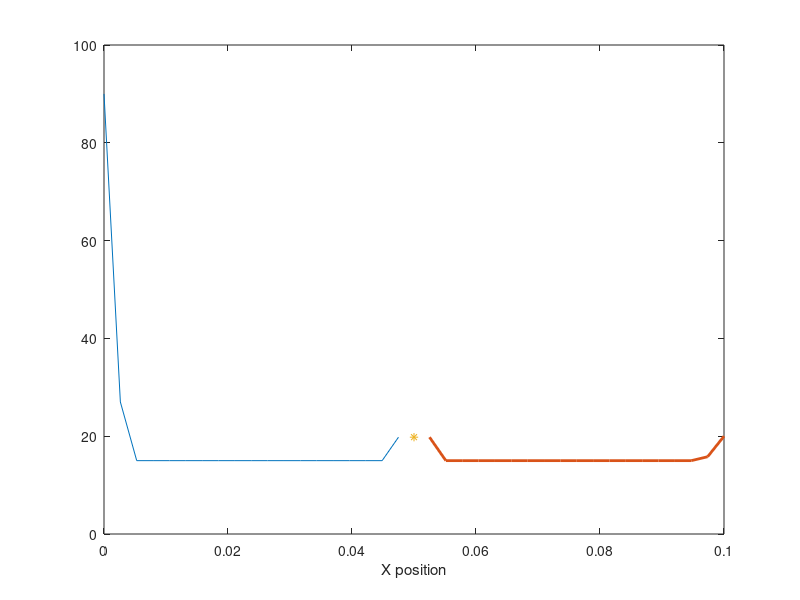

MATLAB code to generate this figure: (Note: this script raises an error after producing the figure.)
%% picard method - WR
%
%   ^   [S]
% t |    |     
%   | D0 | D1
%   |    |
%   o----------->
%       x
% two subdomains D0, D1 with interface S at node n/2
% solving two independent systems: dUdt = alpha * laplace(u)
%    

% domain
L = 0.1;         % [m] length
n = 40;          % node count

% timesteps
t_end = 15;      % [s] duration
dt = 0.01;       % [s] time step

% boundary conditions u(t,0) & u(t,L)
U_0 = 90;
U_Lh = 45;       % guess of coupling coeff.
U_L = 20;

% initial condition u(0,x)
u0 = 15;

% thermal stuff
alpha = 0.0001; 

% 1st order ODE: Ydx = alpha * x + Y 
% -------------------------------------------------------------------------
dx = L/n;
x_d0 = linspace(0,L/2-dx,n/2-1);
x_d1 = linspace(L/2+dx, L, n/2-1);
t = linspace(0,t_end, t_end/dt);


U_d0 = ones(n/2-1, 1)* u0;     % solution vector(s)
U_d1 = U_d0;
dUdt_d0 = zeros(n/2-1, 1);     % derivative
dUdt_d1 = dUdt_d0;

% set initial boundary vals 
U_d0(1) = U_0;
U_d1(end) = U_L;

% stepping through time
for j = 1:length(t)

    % on D0 domain --------------------------------------------------------
    parfor i = 2:n/2-2
        dUdt_d0(i) = alpha*(-(U_d0(i)-U_d0(i-1))/dx^2+(U_d0(i+1)-U_d0(i))/dx^2);
    end
    % boundary nodes
    dUdt_d0(1) = 0;
    dUdt_d0(n/2-1) = alpha*(-(U_d0(n/2-1)-U_d0(n/2-2))/dx^2+(U_Lh-U_d0(n/2-1))/dx^2);
    % expl. Euler
    U_d0 = U_d0 + dUdt_d0 *dt;

    % on D1 domain --------------------------------------------------------
    parfor i = 2:n/2-2
        dUdt_d1(i) = alpha*(-(U_d1(i)-U_d1(i-1))/dx^2+(U_d1(i+1)-U_d1(i))/dx^2);
    end
    % boundary nodes
    dUdt_d1(1) = alpha*(-(U_d1(1)-U_Lh)/dx^2+(U_d1(2)-U_d1(1))/dx^2);
    dUdt_d1(n/2-1) = 0;
    % expl. Euler
    U_d1 = U_d1 + dUdt_d1 *dt;

    % update coupling ??? -------------------------------------------------
    U_Lh = 0.5 * (U_d0(end) + U_d1(1)) ;
    
    % plot
    figure(1)
    plot(x_d0, U_d0, x_d1, U_d1,'LineWidth',2)
    hold on
    plot(L/2, U_Lh, '*')
    hold off
    axis([0 L 0 100])
    xlabel('X position')
    xline(L/2, '-', {'interface L/2'})
    ylabel('temperature')
end
